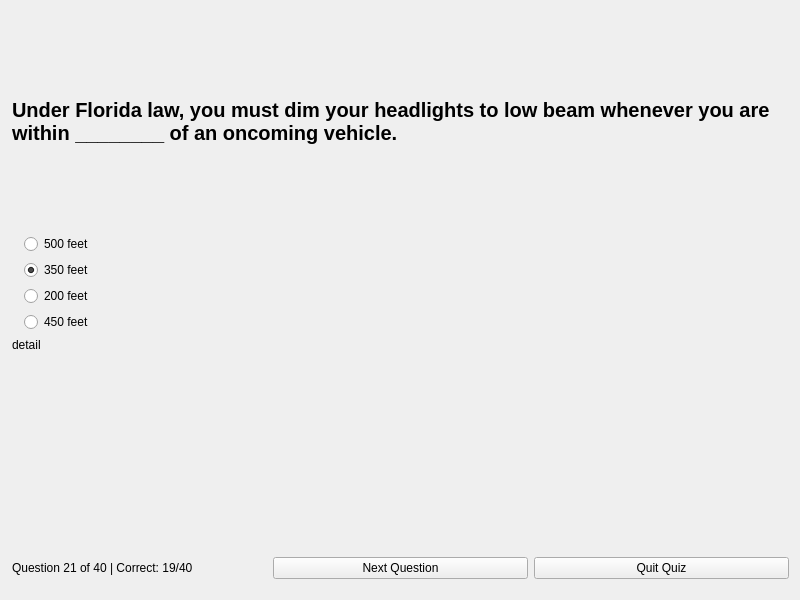
<?xml version="1.0" encoding="UTF-8"?>
<ui version="4.0">
 <class>main_window</class>
 <widget class="QMainWindow" name="main_window">
  <property name="geometry">
   <rect>
    <x>0</x>
    <y>0</y>
    <width>800</width>
    <height>600</height>
   </rect>
  </property>
  <property name="windowTitle">
   <string>DMV Driver's Test</string>
  </property>
  <widget class="QWidget" name="central_widget">
   <widget class="QWidget" name="layoutWidget">
    <property name="geometry">
     <rect>
      <x>0</x>
      <y>2</y>
      <width>801</width>
      <height>601</height>
     </rect>
    </property>
    <layout class="QGridLayout" name="grid_layout_main">
     <property name="leftMargin">
      <number>12</number>
     </property>
     <property name="topMargin">
      <number>12</number>
     </property>
     <property name="rightMargin">
      <number>12</number>
     </property>
     <property name="bottomMargin">
      <number>24</number>
     </property>
     <item row="0" column="0">
      <widget class="QLabel" name="label_text">
       <property name="sizePolicy">
        <sizepolicy hsizetype="Preferred" vsizetype="Expanding">
         <horstretch>0</horstretch>
         <verstretch>0</verstretch>
        </sizepolicy>
       </property>
       <property name="styleSheet">
        <string notr="true">font-size:20px;font-weight:600;</string>
       </property>
       <property name="text">
        <string>Under Florida law, you must dim your headlights to low beam whenever you are within ________ of an oncoming vehicle.</string>
       </property>
       <property name="alignment">
        <set>Qt::AlignLeading|Qt::AlignLeft|Qt::AlignVCenter</set>
       </property>
       <property name="wordWrap">
        <bool>true</bool>
       </property>
      </widget>
     </item>
     <item row="3" column="0">
      <layout class="QGridLayout" name="grid_layout_footer">
       <property name="sizeConstraint">
        <enum>QLayout::SetFixedSize</enum>
       </property>
       <item row="0" column="2">
        <widget class="QPushButton" name="push_button_next">
         <property name="text">
          <string>Next Question</string>
         </property>
        </widget>
       </item>
       <item row="0" column="3">
        <widget class="QPushButton" name="push_button_quit">
         <property name="text">
          <string>Quit Quiz</string>
         </property>
        </widget>
       </item>
       <item row="0" column="0">
        <widget class="QLabel" name="label_info">
         <property name="sizePolicy">
          <sizepolicy hsizetype="Preferred" vsizetype="Fixed">
           <horstretch>0</horstretch>
           <verstretch>0</verstretch>
          </sizepolicy>
         </property>
         <property name="text">
          <string>Question 21 of 40 | Correct: 19/40</string>
         </property>
        </widget>
       </item>
      </layout>
     </item>
     <item row="1" column="0">
      <layout class="QFormLayout" name="form_layout_answers">
       <property name="sizeConstraint">
        <enum>QLayout::SetFixedSize</enum>
       </property>
       <property name="leftMargin">
        <number>12</number>
       </property>
       <item row="0" column="0">
        <widget class="QRadioButton" name="radio_button_1">
         <property name="enabled">
          <bool>true</bool>
         </property>
         <property name="sizePolicy">
          <sizepolicy hsizetype="Minimum" vsizetype="Fixed">
           <horstretch>0</horstretch>
           <verstretch>0</verstretch>
          </sizepolicy>
         </property>
         <property name="text">
          <string>500 feet</string>
         </property>
        </widget>
       </item>
       <item row="1" column="0">
        <widget class="QRadioButton" name="radio_button_2">
         <property name="enabled">
          <bool>true</bool>
         </property>
         <property name="sizePolicy">
          <sizepolicy hsizetype="Minimum" vsizetype="Fixed">
           <horstretch>0</horstretch>
           <verstretch>0</verstretch>
          </sizepolicy>
         </property>
         <property name="text">
          <string>350 feet</string>
         </property>
         <property name="checked">
          <bool>true</bool>
         </property>
        </widget>
       </item>
       <item row="3" column="0">
        <widget class="QRadioButton" name="radio_button_4">
         <property name="enabled">
          <bool>true</bool>
         </property>
         <property name="sizePolicy">
          <sizepolicy hsizetype="Minimum" vsizetype="Fixed">
           <horstretch>0</horstretch>
           <verstretch>0</verstretch>
          </sizepolicy>
         </property>
         <property name="text">
          <string>450 feet</string>
         </property>
        </widget>
       </item>
       <item row="2" column="0">
        <widget class="QRadioButton" name="radio_button_3">
         <property name="enabled">
          <bool>true</bool>
         </property>
         <property name="sizePolicy">
          <sizepolicy hsizetype="Minimum" vsizetype="Fixed">
           <horstretch>0</horstretch>
           <verstretch>0</verstretch>
          </sizepolicy>
         </property>
         <property name="text">
          <string>200 feet</string>
         </property>
        </widget>
       </item>
      </layout>
     </item>
     <item row="2" column="0">
      <widget class="QLabel" name="label_detail">
       <property name="sizePolicy">
        <sizepolicy hsizetype="Preferred" vsizetype="Expanding">
         <horstretch>0</horstretch>
         <verstretch>0</verstretch>
        </sizepolicy>
       </property>
       <property name="text">
        <string>detail</string>
       </property>
       <property name="alignment">
        <set>Qt::AlignLeading|Qt::AlignLeft|Qt::AlignTop</set>
       </property>
       <property name="wordWrap">
        <bool>true</bool>
       </property>
      </widget>
     </item>
    </layout>
   </widget>
  </widget>
 </widget>
 <resources/>
 <connections/>
</ui>
